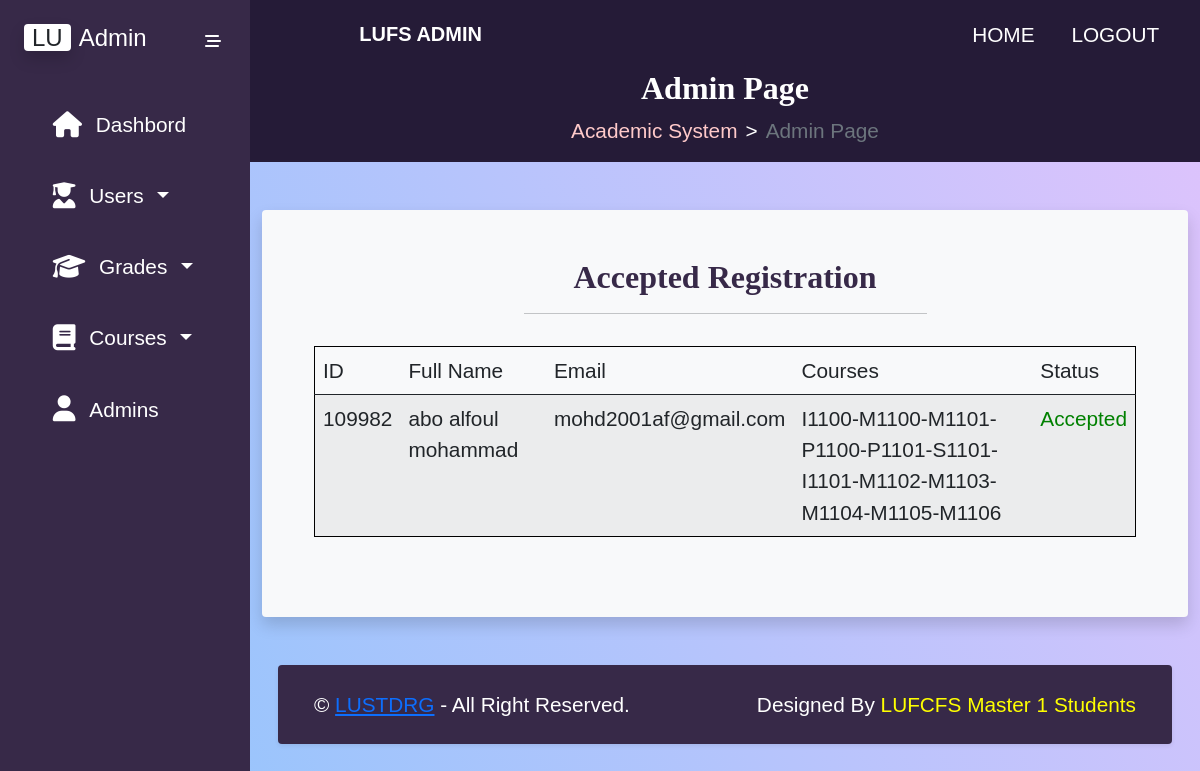
/admin-page-student-request-rejester.php?status=2 (signed in), run on an earlier commit of the app's database.
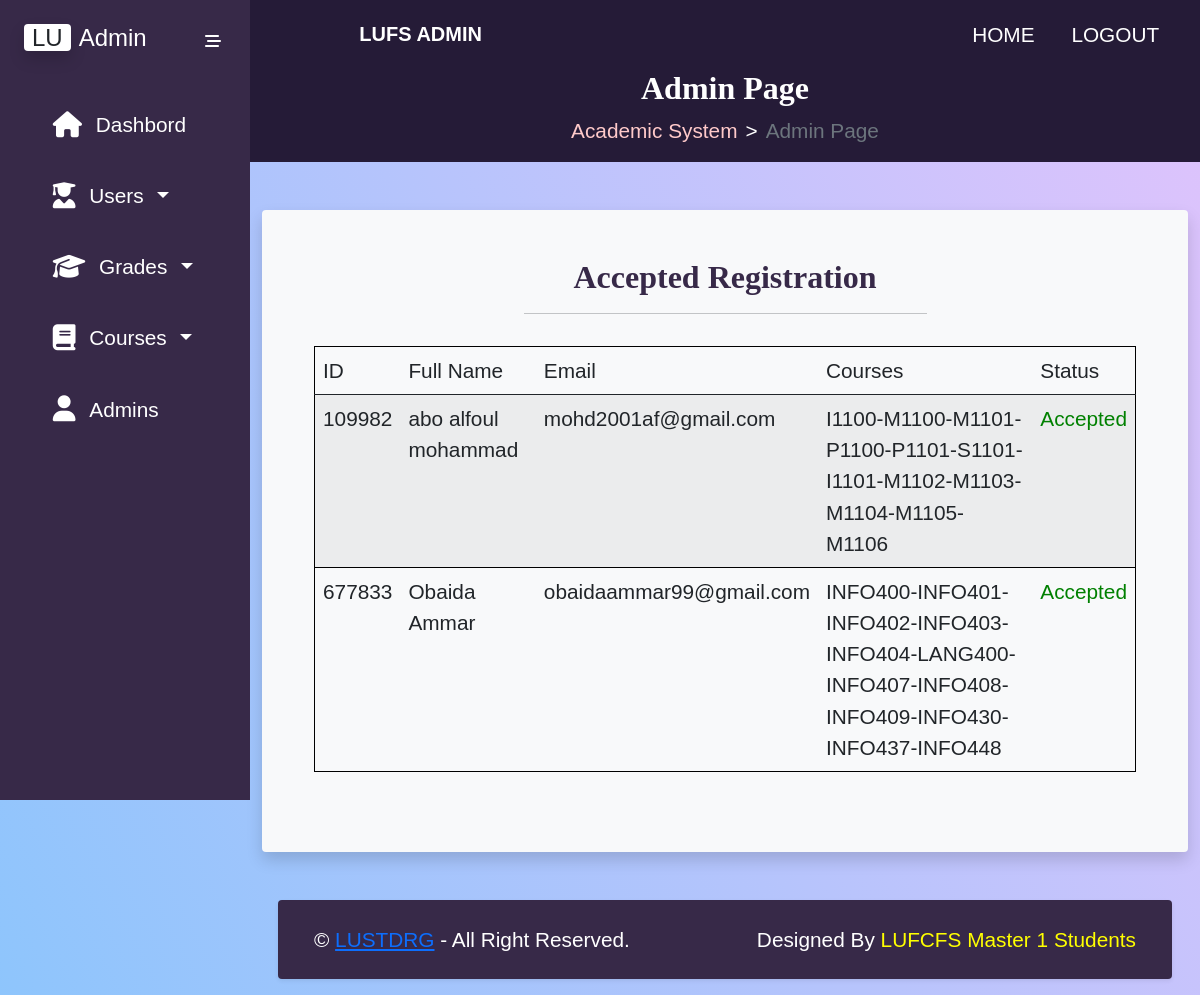
And on a later commit of the database.
### tables this page shows
CREATE TABLE `students` (
  `Id` int(11) NOT NULL,
  `StudentId` varchar(10) NOT NULL,
  `Fname` varchar(20) NOT NULL,
  `Lname` varchar(20) NOT NULL,
  `Email` varchar(30) NOT NULL,
  `Password` char(60) NOT NULL,
  `Image` longblob DEFAULT NULL,
  `Major` int(11) NOT NULL,
  `Year` int(11) NOT NULL,
  `EnrollmentDate` varchar(20) NOT NULL
);

CREATE TABLE `coursesregistration` (
  `StudentId` varchar(10) NOT NULL,
  `Courses` text NOT NULL,
  `StudentMessage` mediumtext DEFAULT NULL,
  `AdminMessage` mediumtext DEFAULT NULL,
  `Status` int(11) NOT NULL
);

### classes/student_dal.php (called while the page is built, shortened)
<?php
    class Student_DAL extends DAL {
        public function getStudentsRequestsRejestrationAsStatus($status){
            $conn = $this->getConnection();
            $status= mysqli_real_escape_string( $conn, $status);
            $sql="SELECT
            students.StudentId,
            students.Fname,
            students.Lname,
            students.Email,
            coursesregistration.Courses,
            coursesregistration.StudentMessage,
            coursesregistration.Status
        FROM
            students
        INNER JOIN coursesregistration ON coursesregistration.StudentId = students.StudentId
        WHERE
            coursesregistration.Status = $status";
            return $this -> getData($sql);
        }
    }
?>

### classes/dal.php (called while the page is built, shortened)
<?php
    class DAL{
        private $servername = "localhost";
        private $username = "root";
        private $password = "";
        private $dbname = "FacultyOfScience";
        public function getConnection(){
            return new mysqli($this->servername, $this->username, $this->password, $this->dbname);
        }
        public function getData($sql) {
            $conn = $this->getConnection();
            $result = $conn->query($sql);
            if ( $result ) {
                $array = $result->fetch_all( MYSQLI_ASSOC );
                return $array;
            } else {
                echo mysqli_error( $conn );
            }
        }
    }
?>

### admin-page-student-request-rejester.php (the view, shortened to what the changed rows need)
<!DOCTYPE html>
<html lang="en">
<head>
    <?php
      require("templates/admin-header.php");
    ?>
</head>
<body>
<?php
   require("classes/dal.php");
   require("classes/student_dal.php");
   $student_dal=new Student_DAL();
   $status=0;
   if($_GET){
    if(isset($_GET['status'])){
        $status=(int)$_GET['status'];
    }
    else {
        exit;
    }
   }
   $request_students=$student_dal->getStudentsRequestsRejestrationAsStatus($status);
  ?>
<div class="main-container d-flex">
        <?php
           require("templates/admin-sidebar.php");
         ?>
        <div class="content openSide">
            <?php
               require("templates/admin-breadcrumb.php");
             ?>
            <div class="container-fluid">
            <section id="student_register_courses_request_section">
            <div class="container mt-5 bg-light rounded shadow p-5 mb-5 mx-sm-3 mx-lg-auto">
                <div class="row d-flex justify-content-center">
                    <div class="col-sm-12 col-md-10 col-lg-6">
                        <h2 class="page-title">
                            <?php
                             if($status==0){
                                echo "Students Request To Register Courses";
                             }
                             else if($status==1){
                                echo "Rejected Registrations";
                             }
                             else if($status==2){
                                echo "Accepted Registration";
                             }
                            ?>
                        </h2>
                    </div>
                </div>
                <div class="row">
                    <div class="col-12 overflow-auto p-3">
                        <table class="table table-striped" id="student_register_courses_request_table">
                            <thead>
                                <tr>
                                    <td>ID</td>
                                    <td>Full Name</td>
                                    <td>Email</td>
                                    <td>Courses</td>
                                    <?php if($status==0){ ?>
                                    <td>Student Message</td>
                                    <td>Actions</td>
                                    <?php
                                     } else { ?>
                                        <td>Status</td>
                                    <?php }
                                         ?>
                                </tr>
                            </thead>
                            <tbody>
                                <?php
                                 foreach($request_students as $v){
                                ?>
                                <tr>
                                    <td><?php echo $v['StudentId']; ?></td>
                                    <td><?php echo $v['Fname'].' '.$v['Lname'] ?></td>
                                    <td><?php echo $v['Email'] ?></td>
                                    <td><?php echo $v['Courses'] ?></td>
                                    <?php if($status==0){ ?>
                                    <td><?php echo $v['StudentMessage']; ?></td>
                                    <td class="">
                                        <div class="btn-group">
                                            <button class="btn btn-outline-success accept-student-registration-btn"><i
                                                    class="fa-solid fa-check fa-lg mx-2 mt-2 rounded"></i>Accept</button>
                                            <button class="btn btn-outline-danger reject-student-registration-btn"><i
                                                    class="fa-solid fa-x fa-lg mx-2 mt-2 rounded"></i>Reject</button>
                                            <button class="btn btn-outline-primary manage-student-registration-btn"><i
                                                    class="fa-solid fa-list-check fa-lg mx-2 mt-2 rounded"></i>Manage
                                                Registration</button>
                                        </div>
                                    </td>
                                    <?php } else if($status==2) { ?>
                                        <td style="color:green;">Accepted</td>
                                    <?php } else if($status==1) {
                                        ?>
                                        <td style="color:red;">Rejected</td>
                                    <?php
                                    }  ?>
                                </tr>
                                <?php } ?>
                            </tbody>
                        </table>
                    </div>
                </div>
            </div>
        </section>
            </div>
        </div>
    </div>
</body>
</html>

What changed in the data, as far as the page shows it:
now on this page (row edited): students: StudentId "677833", Fname "Obaida", Lname "Ammar", Email "obaidaammar99@gmail.com", StudentId.Courses "INFO400-INFO401-INFO402-INFO403-INFO404-LANG400-INFO407-INFO408-INFO409-INFO430-INFO437-INFO448"
